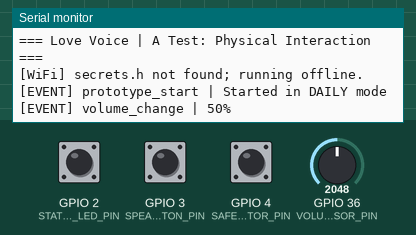
A sketch run on a simulated ESP32. Shown: the last lines printed to the serial monitor. The inputs (shaded band) are chosen by the test bench; at power-on: GPIO 2 (STATUS_LED_PIN) HIGH, GPIO 3 (SPEAK_BUTTON_PIN) HIGH, GPIO 4 (SAFETY_SELECTOR_PIN) HIGH, GPIO 36 (VOLUME_SENSOR_PIN) = 2048 (analog values on the 0–4095 scale).

Above: at 1.5 s.
1.6 s: GPIO 2 (STATUS_LED_PIN) pulled LOW for 0.15 s
At 2.3 s:
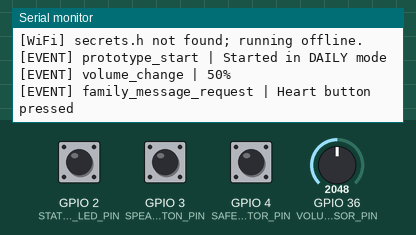
3.2 s: GPIO 3 (SPEAK_BUTTON_PIN) pulled LOW for 0.15 s
At 4.3 s:
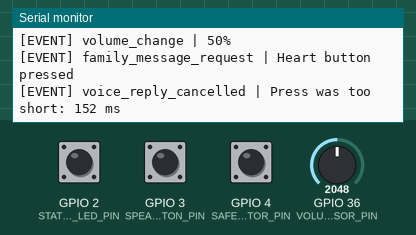
4.8 s: GPIO 4 (SAFETY_SELECTOR_PIN) pulled LOW for 0.15 s
At 5.5 s:
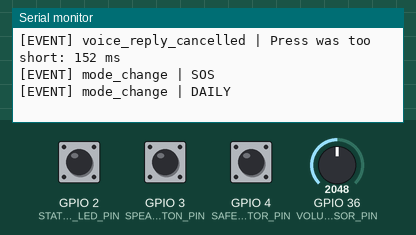
6.4 s: GPIO 3 (SPEAK_BUTTON_PIN) pulled LOW for 1 s
At 8.0 s:
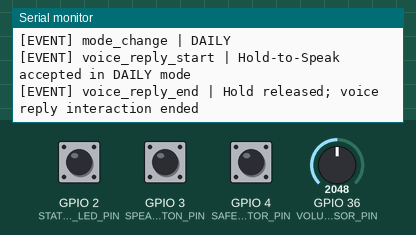
8.9 s: GPIO 36 (VOLUME_SENSOR_PIN) set to 2866
At 9.5 s:
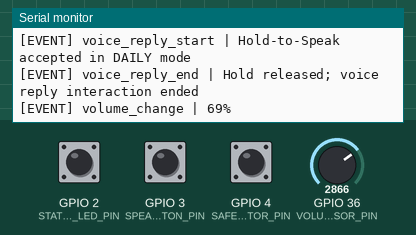
10.4 s: GPIO 36 (VOLUME_SENSOR_PIN) set to 3603
At 11.7 s:
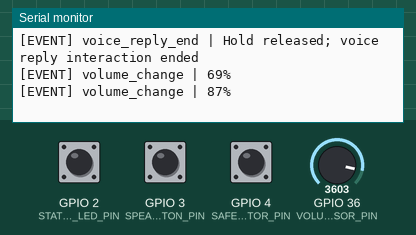

Measured:
- after the input at 1.6 s, the serial monitor: prints a new line at once (image 1)
- after the input at 3.2 s, the serial monitor: prints a new line after 0.19 s (image 2)
- after the input at 4.8 s, the serial monitor: prints a new line at once (image 3)
- after the input at 6.4 s, the serial monitor: prints a new line after 0.39 s (image 4)
- after the input at 8.9 s, the serial monitor: prints a new line after 0.08 s (image 5)
- after the input at 10.4 s, the serial monitor: prints a new line at once (image 6)

The sketch:

LoveVoice_Physical_Test.ino
```cpp
#include <WiFi.h>
#include <HTTPClient.h>

#if __has_include("secrets.h")
  #include "secrets.h"
  #define LOVEVOICE_HAS_SECRETS 1
#else
  #define LOVEVOICE_HAS_SECRETS 0
#endif

/*
  Love Voice — A Test: Physical Interaction
  Board: Arduino Nano ESP32

  Tests:
  - Heart button input
  - Hold-to-Speak gesture
  - Pull-to-adjust volume
  - DAILY / SOS physical state
  - 2-second SOS confirmation hold
  - Optional Wi-Fi event logging

  Prototype only — not emergency-critical software.
*/

// -----------------------------------------------------------------------------
// Pin mapping — change to match your breadboard
// -----------------------------------------------------------------------------
const uint8_t HEART_BUTTON_PIN    = 2;
const uint8_t SPEAK_BUTTON_PIN    = 3;
const uint8_t SAFETY_SELECTOR_PIN = 4;   // HIGH = DAILY, LOW = SOS
const uint8_t VOLUME_SENSOR_PIN   = A0;  // B10K linear potentiometer
const uint8_t STATUS_LED_PIN      = LED_BUILTIN;

// -----------------------------------------------------------------------------
// Interaction timing
// -----------------------------------------------------------------------------
const uint32_t DEBOUNCE_MS            = 35;
const uint32_t HOLD_TO_SPEAK_MS       = 350;
const uint32_t SOS_CONFIRM_HOLD_MS    = 2000;
const uint32_t VOLUME_SAMPLE_MS       = 100;
const uint32_t VOLUME_REPORT_MIN_MS   = 700;
const int      VOLUME_CHANGE_THRESHOLD = 4;  // percentage points

// -----------------------------------------------------------------------------
// Device state
// -----------------------------------------------------------------------------
enum DeviceMode {
  MODE_DAILY,
  MODE_SOS
};

DeviceMode currentMode = MODE_DAILY;

struct DebouncedInput {
  uint8_t pin;
  bool stableState = HIGH;
  bool lastRawState = HIGH;
  uint32_t rawChangedAt = 0;
  bool fell = false;
  bool rose = false;

  void begin(uint8_t inputPin) {
    pin = inputPin;
    pinMode(pin, INPUT_PULLUP);
    stableState = digitalRead(pin);
    lastRawState = stableState;
    rawChangedAt = millis();
  }

  void update() {
    fell = false;
    rose = false;

    bool raw = digitalRead(pin);
    uint32_t now = millis();

    if (raw != lastRawState) {
      lastRawState = raw;
      rawChangedAt = now;
    }

    if ((now - rawChangedAt) >= DEBOUNCE_MS && raw != stableState) {
      bool previous = stableState;
      stableState = raw;
      fell = (previous == HIGH && stableState == LOW);
      rose = (previous == LOW && stableState == HIGH);
    }
  }

  bool active() const {
    return stableState == LOW;
  }
};

DebouncedInput heartButton;
DebouncedInput speakButton;
DebouncedInput safetySelector;

uint32_t speakPressedAt = 0;
DeviceMode modeAtSpeakPress = MODE_DAILY;
bool dailyHoldAccepted = false;
bool sosHoldAccepted = false;

uint32_t lastVolumeSampleAt = 0;
uint32_t lastVolumeReportAt = 0;
int currentVolumePercent = 50;
int lastReportedVolumePercent = -100;

// -----------------------------------------------------------------------------
// Optional connected event logging
// -----------------------------------------------------------------------------
void connectWiFiIfConfigured() {
#if LOVEVOICE_HAS_SECRETS
  if (strlen(WIFI_SSID) == 0) {
    Serial.println("[WiFi] No SSID configured; running offline.");
    return;
  }

  WiFi.mode(WIFI_STA);
  WiFi.begin(WIFI_SSID, WIFI_PASSWORD);

  Serial.print("[WiFi] Connecting");
  uint32_t started = millis();
  while (WiFi.status() != WL_CONNECTED && millis() - started < 12000) {
    delay(300);
    Serial.print('.');
  }
  Serial.println();

  if (WiFi.status() == WL_CONNECTED) {
    Serial.print("[WiFi] Connected: ");
    Serial.println(WiFi.localIP());
  } else {
    Serial.println("[WiFi] Offline mode; physical tests still work.");
  }
#else
  Serial.println("[WiFi] secrets.h not found; running offline.");
#endif
}

void uploadEvent(const String& type, const String& content) {
  Serial.print("[EVENT] ");
  Serial.print(type);
  Serial.print(" | ");
  Serial.println(content);

#if LOVEVOICE_HAS_SECRETS
  if (WiFi.status() != WL_CONNECTED || strlen(SERVER_URL) == 0) {
    return;
  }

  HTTPClient http;
  http.setTimeout(3000);
  http.begin(SERVER_URL);
  http.addHeader("Content-Type", "application/json");

  String payload = "{\"type\":\"" + type + "\",\"content\":\"" + content + "\"}";
  int code = http.POST(payload);

  Serial.print("[HTTP] status = ");
  Serial.println(code);
  http.end();
#endif
}

// -----------------------------------------------------------------------------
// A1. DAILY / SOS state logic
// -----------------------------------------------------------------------------
void updateSafetyMode() {
  safetySelector.update();

  if (safetySelector.fell) {
    currentMode = MODE_SOS;
    digitalWrite(STATUS_LED_PIN, HIGH);
    uploadEvent("mode_change", "SOS");
  }

  if (safetySelector.rose) {
    currentMode = MODE_DAILY;
    digitalWrite(STATUS_LED_PIN, LOW);
    uploadEvent("mode_change", "DAILY");
  }
}

// -----------------------------------------------------------------------------
// A2. Heart button
// -----------------------------------------------------------------------------
void updateHeartButton() {
  heartButton.update();

  if (heartButton.fell) {
    uploadEvent("family_message_request", "Heart button pressed");
  }
}

// -----------------------------------------------------------------------------
// A3. Hold-to-Speak / SOS long-hold
// -----------------------------------------------------------------------------
void updateSpeakButton() {
  speakButton.update();
  uint32_t now = millis();

  if (speakButton.fell) {
    speakPressedAt = now;
    modeAtSpeakPress = currentMode;
    dailyHoldAccepted = false;
    sosHoldAccepted = false;
  }

  if (speakButton.active()) {
    uint32_t heldFor = now - speakPressedAt;

    if (modeAtSpeakPress == MODE_DAILY &&
        !dailyHoldAccepted &&
        heldFor >= HOLD_TO_SPEAK_MS) {
      dailyHoldAccepted = true;
      uploadEvent("voice_reply_start", "Hold-to-Speak accepted in DAILY mode");
      // Integration hook: start microphone capture here.
    }

    if (modeAtSpeakPress == MODE_SOS &&
        !sosHoldAccepted &&
        heldFor >= SOS_CONFIRM_HOLD_MS) {
      sosHoldAccepted = true;
      uploadEvent("sos_confirmed", "SOS confirmed after 2-second hold");
      // Integration hook: notify authorised family endpoint here.
    }
  }

  if (speakButton.rose) {
    uint32_t heldFor = now - speakPressedAt;

    if (modeAtSpeakPress == MODE_DAILY) {
      if (dailyHoldAccepted) {
        uploadEvent("voice_reply_end", "Hold released; voice reply interaction ended");
        // Integration hook: stop microphone capture / upload voice here.
      } else {
        uploadEvent("voice_reply_cancelled", "Press was too short: " + String(heldFor) + " ms");
      }
    } else {
      if (!sosHoldAccepted) {
        uploadEvent("sos_cancelled", "Released before confirmation: " + String(heldFor) + " ms");
      }
    }
  }
}

// -----------------------------------------------------------------------------
// A4. Pull-to-adjust volume
// -----------------------------------------------------------------------------
void updatePullVolume() {
  uint32_t now = millis();
  if (now - lastVolumeSampleAt < VOLUME_SAMPLE_MS) {
    return;
  }
  lastVolumeSampleAt = now;

  int raw = analogRead(VOLUME_SENSOR_PIN);  // 0..4095 at 12-bit resolution
  int mapped = map(raw, 0, 4095, 0, 100);
  currentVolumePercent = constrain(mapped, 0, 100);

  bool changedEnough = abs(currentVolumePercent - lastReportedVolumePercent) >= VOLUME_CHANGE_THRESHOLD;
  bool reportWindowOpen = (now - lastVolumeReportAt) >= VOLUME_REPORT_MIN_MS;

  if (changedEnough && reportWindowOpen) {
    lastReportedVolumePercent = currentVolumePercent;
    lastVolumeReportAt = now;
    uploadEvent("volume_change", String(currentVolumePercent) + "%");

    // Integration hook: map this value to I2S / amplifier output gain.
  }
}

void setup() {
  Serial.begin(115200);
  delay(300);

  Serial.println();
  Serial.println("=== Love Voice | A Test: Physical Interaction ===");

  pinMode(STATUS_LED_PIN, OUTPUT);
  digitalWrite(STATUS_LED_PIN, LOW);

  analogReadResolution(12);

  heartButton.begin(HEART_BUTTON_PIN);
  speakButton.begin(SPEAK_BUTTON_PIN);
  safetySelector.begin(SAFETY_SELECTOR_PIN);

  currentMode = safetySelector.active() ? MODE_SOS : MODE_DAILY;
  digitalWrite(STATUS_LED_PIN, currentMode == MODE_SOS ? HIGH : LOW);

  connectWiFiIfConfigured();

  uploadEvent(
    "prototype_start",
    currentMode == MODE_SOS ? "Started in SOS mode" : "Started in DAILY mode"
  );
}

void loop() {
  updateSafetyMode();
  updateHeartButton();
  updateSpeakButton();
  updatePullVolume();
  delay(5);
}
```

secrets.example.h
```cpp
// Love Voice A Test — optional local prototype network configuration
// Copy this file to secrets.h and edit the local copy only.
// secrets.h is ignored by Git.

#define WIFI_SSID "YOUR_WIFI_NAME"
#define WIFI_PASSWORD "YOUR_WIFI_PASSWORD"
#define SERVER_URL "http://YOUR_COMPUTER_IP:5000/record"
```
